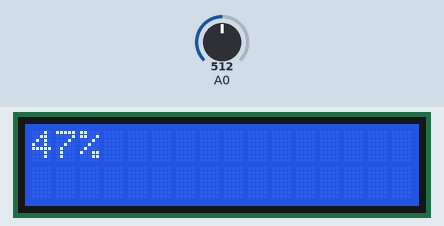
A sketch run on a simulated Arduino Uno, built with avr-gcc and run on an emulated ATmega328P. On the bench: 16×2 character LCD. Inputs (shaded band) come from the test bench; at power-on: A0 = 512.

Above: at 1.4 s.
1.5 s: A0 set to 716
At 2.5 s:
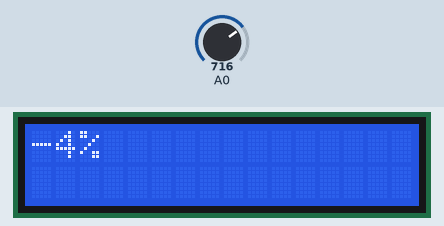
3.0 s: A0 set to 900
At 4.2 s:
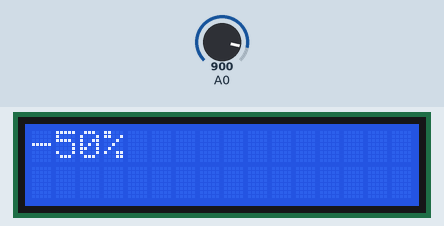
4.5 s: A0 set to 1023
At 5.8 s:
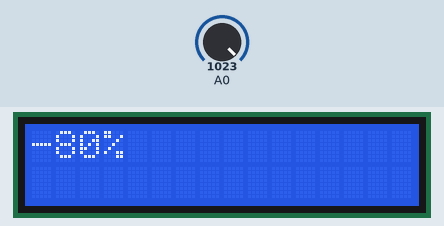
Timing chart, 0 to 7.5 s (numbered marks = the images above; inputs shaded):
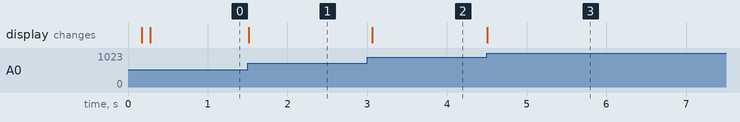

The sketch:

smart_garden.ino
```cpp
#include  <LiquidCrystal.h>

// initialize the library with the numbers
//of the interface pins:
LiquidCrystal lcd(0, 1, 8, 9, 10, 11);


const int dry = 700; // value for dry sensor
const int wet = 300; // value for wet sensor

void setup() {
  //Serial.begin(9600;)
  // set up the LCD's number of columns and rows:
  lcd.begin(16, 2);
  // clear the LCD screen:
  lcd.clear();


  lcd.setCursor(4, 0);
  lcd.print("Smart ");

  lcd.setCursor(4, 1);
  lcd.print("  garden s ");
  delay(100);
  lcd.clear();
  lcd.setCursor(4, 0);
  lcd.print(" Markom");

  lcd.setCursor(4, 1);
  lcd.print("   Dufalom");
  delay(100);
  lcd.clear();
}

void loop()
{
  lcd.clear();
  int sensorVal = analogRead(A0);

  // Sensor has a range of 239 to 595
  // We want to translate this to a scale or 0% to 100%
  // More info: https://www.arduino.cc/reference/en/language/functions/math/map/
  int percentageHumididy = map(sensorVal, wet, dry, 100, 0);

  lcd.print(percentageHumididy);
  lcd.println("%");
  //lcd.print(sensorVal);


  delay(100);
}
```

Measured:
- after the input at 1.5 s, the display: changes at once (image 1)
- after the input at 3.0 s, the display: changes after 0.06 s (image 2)
- after the input at 4.5 s, the display: changes at once (image 3)
